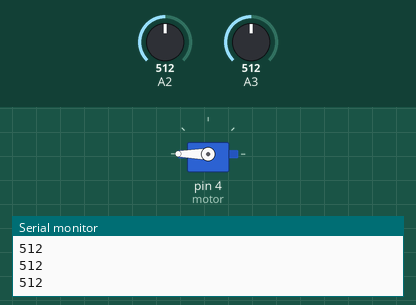
Simulated run of this sketch. Board: Arduino Uno, built with avr-gcc and run on an emulated ATmega328P. On the bench: servo, the last lines printed to the serial monitor. The inputs (shaded band) are chosen by the test bench; at power-on: A2 = 512, A3 = 512.

Above: at 1.2 s.
1.3 s: A2 set to 122
At 3.6 s:
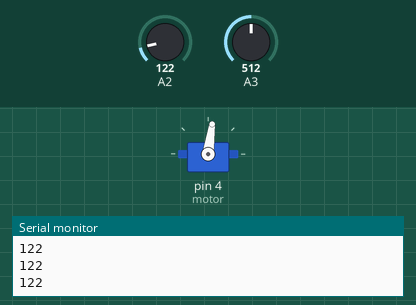
4.3 s: A2 set to 0
At 6.1 s:
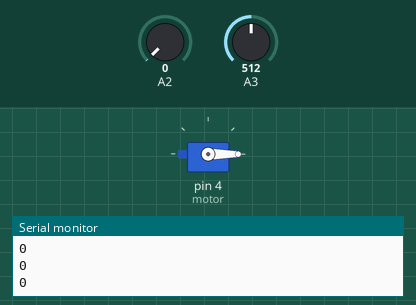
7.3 s: A2 set to 511
At 8.6 s:
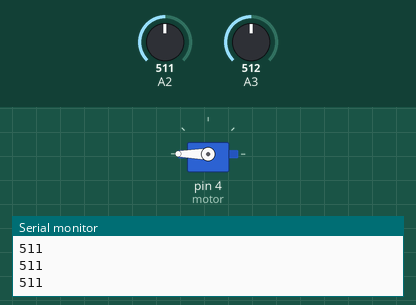
Timing chart, 0 to 10.3 s (numbered marks = the images above; inputs shaded):
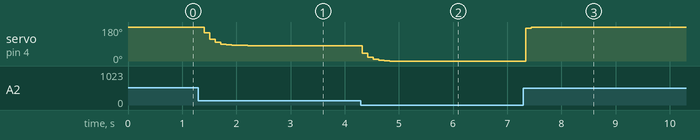

The sketch:

ldr_servo_wire.ino
```cpp
/*
Code to drive a servo with an easing function
*******************************************************************
Date 05-10-2016
Jeffin Philip
-----------------------
Description:
The code uses the analog input from a sensor( An LDR in this project) and map the analog values
to angle of rotation for the servo.
------------------------------------------
To get a high resolution movement and a smoother rotation the servo rotation is being calculated in
milliseconds (0-2400) instead of degrees(0-180). The code also uses an easing fuction to reduce the speed of
rotation at the end of movement to avoid any kind of stagger. The easing value is read through a potentiometer
and converted into a multiplier value (divided by 1000) . The movement is done in decremental steps, where each step is
multiplied by the easing value.
*****************************************************
eg: for rotation form 10 to 100 degrees.    //The example uses degrees instead of milliseconds, but the code uses milliseconds for angles
angle of rotation=90
if pot input is 500, easing value is .5
sp 90 degree movement will be executed as
45--------------- (90*0.5)
22.5--------------((90-(45)*0.5)
11.25-------------((90-(45+22.5))*0.5)
5.625
2.8125
.
.etc.
********************************************************
This movement will reduce the stagger in servo movement.

*/
#include <Servo.h>

float current_pos;
float target_pos;


float easing = 0.7;//The starting value for the easing function, 0<easing<1


Servo motor;


void setup() {
  Serial.begin(9600);
    current_pos=1500;
   motor.attach(4);

}

void loop() {
   int ldr;   // target
   int pot; // easing
   float diff;


   ldr = analogRead(A2);// range 600 2400
   Serial.println(ldr);
   ldr = map( ldr, 10,265, 600, 2400);// Potentiometer used in circuit for better control


   pot = analogRead(A3);
   pot = map( pot, 0, 1023, 0,1000);
   easing = (float)pot;
   easing /= 1000;

   target_pos = (float)ldr;
   diff = target_pos - current_pos;


   if( diff != 0.00 ) {
      current_pos += diff * easing;
   } else {

   }

   motor.writeMicroseconds( (int)current_pos );
   delay(100);

}
```

Measured:
- after the input at 1.3 s, servo on pin 4 (motor): moves from 180° to 82° over 0.81 s, starting after 0.11 s
- after the input at 4.3 s, servo on pin 4 (motor): moves from 82° to 0° over 0.50 s, starting at once
- after the input at 7.3 s, servo on pin 4 (motor): 0° → 174° at once, → 180° 0.10 s later
